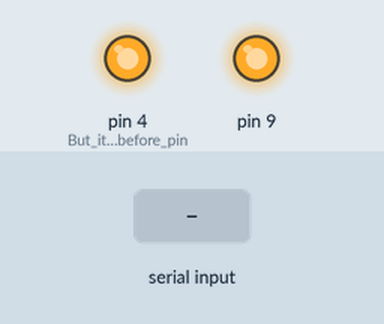
Simulated run of this sketch. Board: Arduino Uno, built with avr-gcc and run on an emulated ATmega328P. Parts: output pins drawn as LEDs (lit = HIGH). The test bench sets the inputs (shaded band). What the sketch prints to the serial monitor is not drawn.

Above: at 1.2 s.
1.3 s: "90,45\n" received over Serial
At 1.45 s:
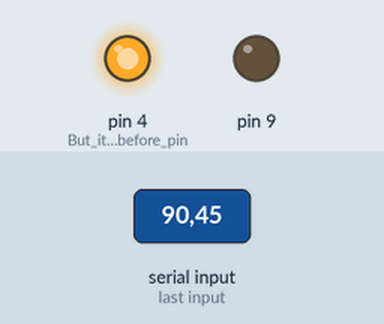
At 1.9 s:
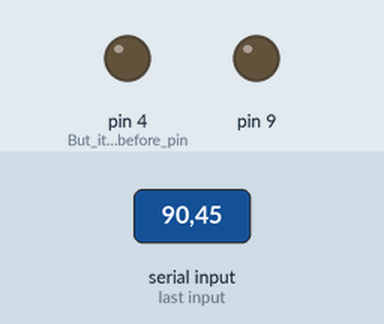
3.1 s: "90\n" received over Serial
At 4.3 s:
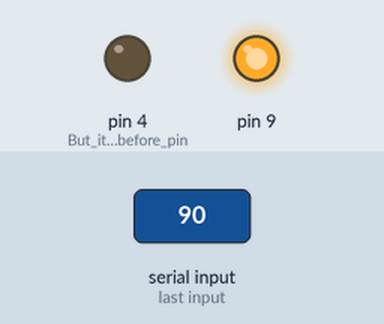
Timing chart, 0 to 6.1 s (numbered marks = the images above; inputs shaded):
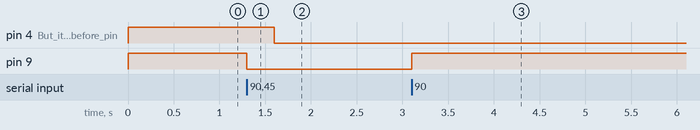

The sketch:

Relay_Control.ino
```cpp
/* Relay Control */

int serIn;
int status[] = { 0,0,0,0,0,0,0,0,0,0 };

void setup() {
  digitalWrite(4, HIGH); // Prevents power cycle at start
  pinMode(4, OUTPUT);    // But it must be before pin is set to output
  digitalWrite(9, HIGH);
  pinMode(9, OUTPUT);
  Serial.begin(115200);

}

void loop () {
  // only if there are bytes in the serial buffer execute the following code
  if(Serial.available()) {

    //keep reading and printing from serial untill there are bytes in the serial buffer
     int serIn = Serial.read(); //read Serial data as integer
     Serial.print(serIn); //prints the bytes received for the characters just read


     if (serIn >= 48 && serIn <= 58){    //  ASCII Byte equivalent of 0 through 9?
       int usePin = serIn- 48; // Subtract 48 to get the correct pin number

       if (status[usePin] < 1) {
         digitalWrite(usePin, LOW); //make that pin output LOW to turn it on
         status[usePin] = 1;
         Serial.print(status[usePin]);
       } else {
         digitalWrite(usePin, HIGH); //make that pin output HIGH to turn it off
         status[usePin] = 0;
         Serial.write(status[usePin]);
       }
   }

    //the serial buffer is over just go to the line (or pass your favorite stop char)
    Serial.println();
  }

  //slows down the visualization in the terminal
  delay(100);
}
```

Measured:
- after the input at 1.3 s, pin 4 (But_it_must_be_before_pin): HIGH → LOW after 0.30 s; pin 9: HIGH → LOW at once
- after the input at 3.1 s, pin 9: LOW → HIGH at once
